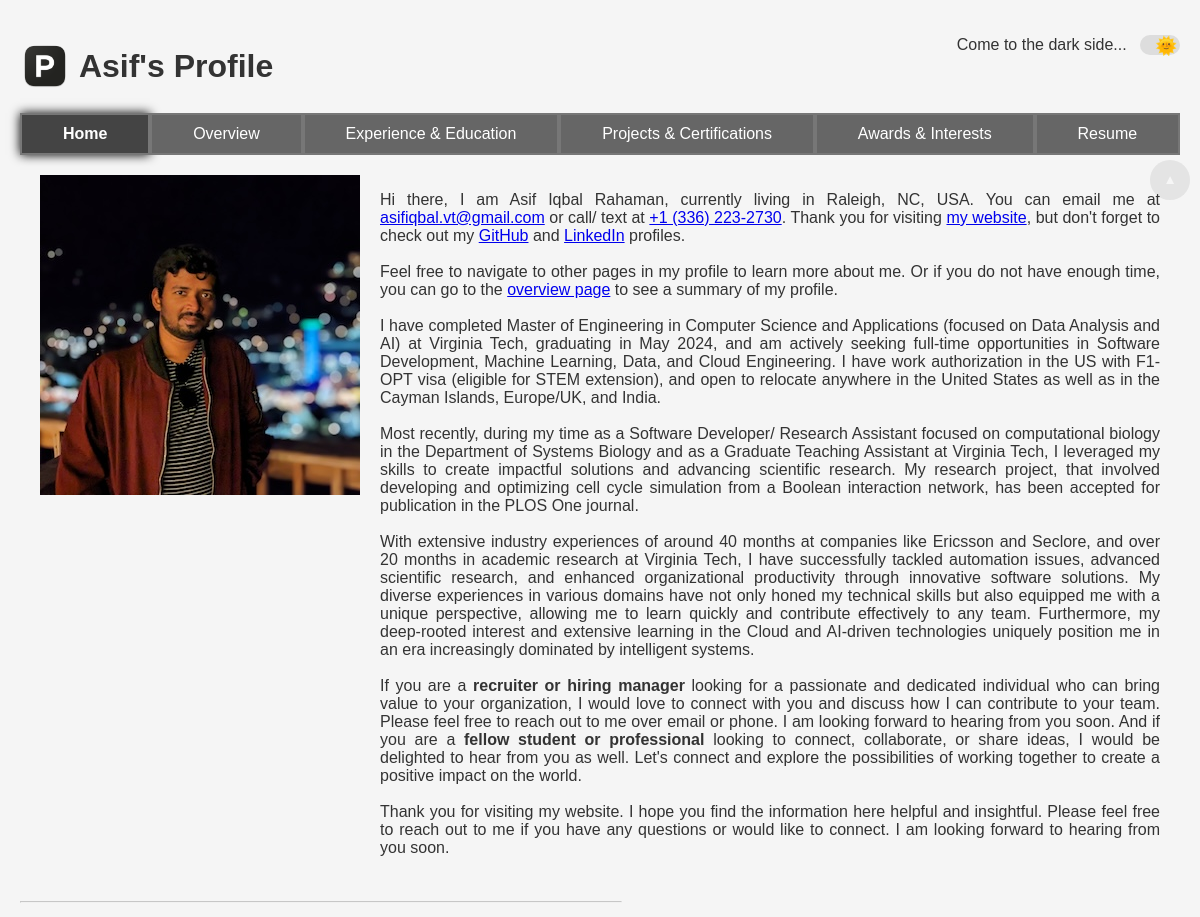
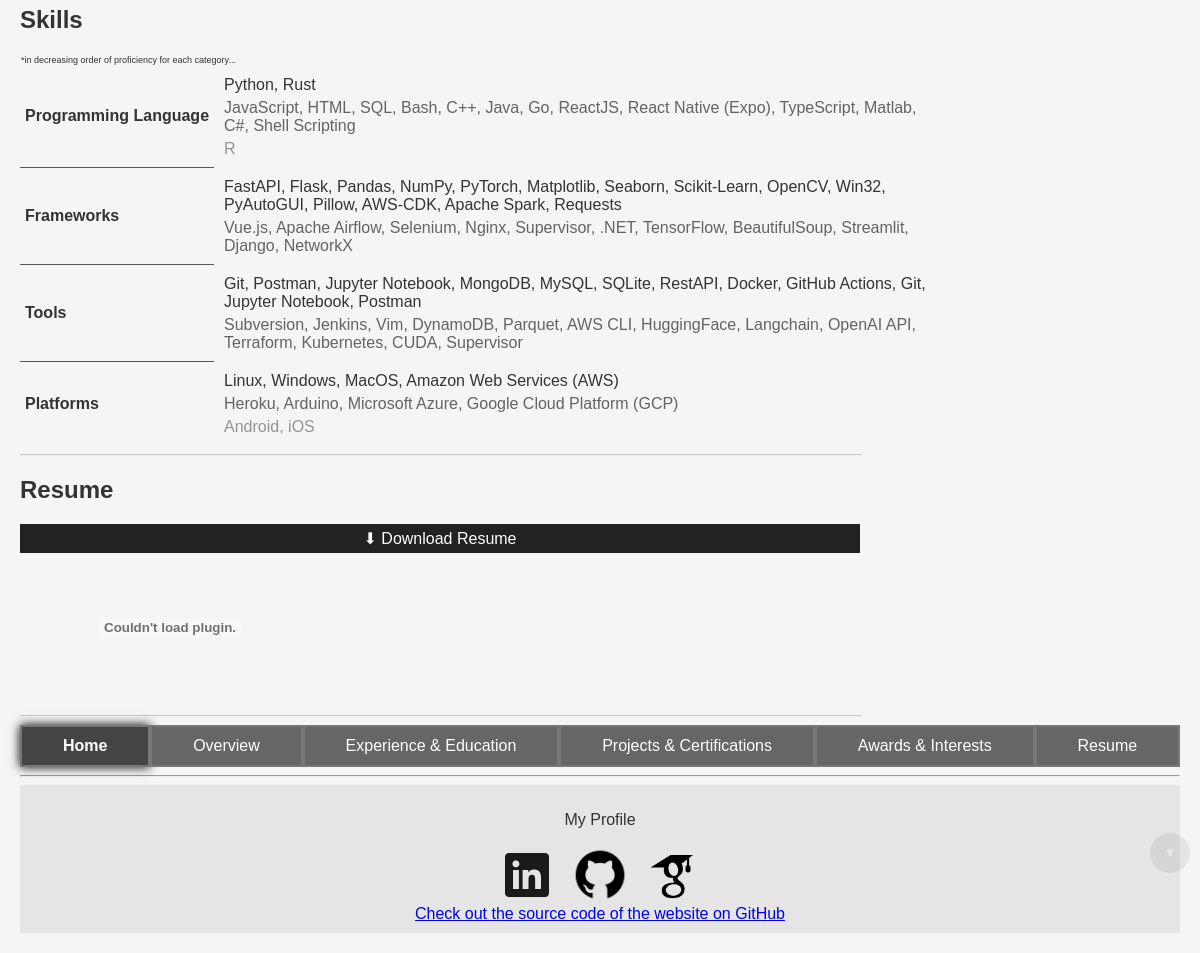
The page / on the database its author committed (2 pictures, top to bottom).
### src/data/models.py (models this page shows)
class BasicInfo(Base):
    __tablename__ = "basic_info"
    id = Column(Integer, primary_key=True, index=True)
    name = Column(String)
    email = Column(String, unique=True)
    phone = Column(String, unique=True)
    location = Column(String)
    website = Column(String)
    linkedin = Column(String)
    github = Column(String)
    intro = Column(String)
    education = relationship("Education", back_populates="user")
    experience = relationship("Experience", back_populates="user")
    skills = relationship("Skills", back_populates="user")
    projects = relationship("Projects", back_populates="user")
    certifications = relationship("Certifications", back_populates="user")
    honors_and_awards = relationship("HonorsAndAwards", back_populates="user")
    interests = relationship("Interests", back_populates="user")
    resume = relationship("Resume", back_populates="user")

class Skills(Base):
    __tablename__ = "skills"
    id = Column(Integer, primary_key=True, index=True)
    skill = Column(String)
    subcategory = Column(String)
    proficiency = Column(String)
    fk_user = Column(Integer, ForeignKey("basic_info.id"))
    user = relationship("BasicInfo", back_populates="skills")

class Resume(Base):
    __tablename__ = "resume"
    id = Column(Integer, primary_key=True, index=True)
    file_path = Column(String)
    is_latest = Column(Boolean)
    fk_user = Column(Integer, ForeignKey("basic_info.id"))
    user = relationship("BasicInfo", back_populates="resume")

### src/web/routes.py (the view)
@router.get("/", name="home", response_class=HTMLResponse)
def send_home(request: Request, db: Session = Depends(db_init.get_db)):
    basic_info = db_ops.filter_data_with_id(db, table_name="basic_info", lookup_id=1)
    user_filter = {"fk_user": basic_info.id}
    skills = db_ops.filter_data_from_table(db, table_name="skills", lookup_filter=user_filter)
    resume = db_ops.filter_data_from_table(db, table_name="resume", lookup_filter=user_filter | {"is_latest": 1})
    return templates.TemplateResponse(
        "index.html",
        {
            "request": request,
            "current_page": "home",
            "basic_info": basic_info,
            "skills": arrange_skills(skills),
            "resume": resume,
        },
    )

### templates/index.html
{% extends "base.html" %}
{% block heading %}
    {{ basic_info.name.split(" ")[0] }}'s Profile
{% endblock %}
{% block content %}
    <div class="main-content">
        <section id="intro">
            <div class="profile-section">
                <div class="profile-image">
                    <a target="_self" href="{{ url_for('overview') }}" class="image-link">
                        <img src="{{ url_for('static', path='image.webp') }}" alt="{{ basic_info.name }}">
                    </a>
                </div>
                <div class="profile-info">
                    <p>Hi there, I am {{ basic_info.name}}, currently living in {{ basic_info.location }}.
                        You can email me at <a href="mailto:"+{{ basic_info.email }}>{{ basic_info.email }}</a> or call/ text at <a href="tel:"+{{ basic_info.phone }}>{{ basic_info.phone }}</a>.
                        Thank you for visiting <a href="https://github.com/asif256000/my_personal_fast_website">my website</a>, but don't forget to check out my <a href="{{ basic_info.github }}">GitHub</a>
                        and <a href="{{ basic_info.linkedin }}">LinkedIn</a> profiles.
                        <br><br>
                        Feel free to navigate to other pages in my profile to learn more about me.
                        Or if you do not have enough time, you can go to the <a href="{{ url_for('overview') }}">overview page</a> to see a summary of my profile.
                        <br><br>
                        {{ basic_info.intro|safe }}
                    </p>
                </div>
            </div>
        </section>
        <hr class="section-divider">
        <section id="skills">
            <h2>Skills</h2>
                <table>
                <thead>
                    <tr>
                        <th colspan="2" style="text-align: left; font-weight: normal; font-size: xx-small; margin: 5px;">*in decreasing order of proficiency for each category...</th>
                    </tr>
                </thead>
                <tbody class="two-cols">
                    {% for skill_category, all_skills in skills.items() %}
                        {% set adv_skills = ", ".join(all_skills.get("Advanced", [])) %}
                        {% set int_skills = ", ".join(all_skills.get("Intermediate", [])) %}
                        {% set beg_skills = ", ".join(all_skills.get("Beginner", [])) %}
                        <tr>
                            <td style="{% if not loop.last %}border-bottom: 1px solid #555;{% endif %}"><b>{{ skill_category }}</b></td>
                            <td>
                                <p style="opacity: 1; margin: 5px;">{{ adv_skills }}</p>
                                <p style="opacity: 0.75; margin: 5px;">{{ int_skills }}</p>
                                <p style="opacity: 0.5; margin: 5px;">{{ beg_skills }}</p>
                            </td>
                        </tr>
                    {% endfor %}
                </tbody>
            </table>
        </section>
        <hr class="section-divider" style="max-width: 70vw;">
        <section id="resume">
            <h2>Resume</h2>
            {% set resume_path = resume[0].file_path %}
            <a href="{{ url_for('static', path=resume_path) }}" download class="download-link">Resume</a>
            <br>
            <object class="resume-container" data="{{ url_for('static', path= resume_path ) }}" type="application/pdf">
                <embed src="{{ url_for('static', path= resume_path ) }}" type="application/pdf">
            </object>
        </section>
        <hr class="section-divider" style="max-width: 70vw;">
    </div>
{% endblock %}

### static/base-style.css (style rules this page uses)
body { min-height: 100vh; display: flex; flex-direction: column; font-family: Arial, sans-serif; font-size: 1rem; margin: 0; padding: 20px; background-color: #f5f5f5; color: #333; transition: background-color 0.3s ease, color 0.3s ease; }
h1, h2, h3, h4 { color: #333; }
h2 { font-size: 1.5rem; }
.section-divider { max-width: 50vw; margin-left: 0; opacity: 0.5; }
img { max-width: 100%; height: auto; display: block; margin: 0 auto; }
p { font-size: 1rem; }
.download-link { display: inline-block; width: 70vw; padding: 5px 0px; text-align: center; background-color: #222; color: #fff; text-decoration: none; transition: background-color 0.3s ease; }
.download-link::before { content: "⬇ Download "; }
.image-link { display: inline-block; }
.resume-container { width: 70vw; height: 80vh; }
.profile-section { display: flex; flex-wrap: wrap; padding: 10px; }
.profile-image { flex: 0 0 auto; padding: 10px; }
.profile-image img { max-width: 100%; height: auto; display: block; }
.profile-info { flex: 1 1 60vw; padding: 10px; text-align: justify; }

### static/table-styles.css (style rules this page uses)
table { border-spacing: 0; border-collapse: collapse; }
.two-cols td { max-width: 20vw; padding: 5px; }
.two-cols td:nth-child(2) { max-width: 60vw; }
.two-cols tr, .detailed-two-cols tr, .equal-two-cols tr, .inverted-two-cols tr, .three-cols tr { padding: 10px; }
td { word-wrap: break-word; }

### rows shown on the page
BasicInfo: name "Asif", name "Asif Iqbal Rahaman", location "Raleigh, NC, USA", email "asifiqbal.vt@gmail.com", phone "+1 (336) 223-2730", intro "I have completed Master of Engineering in Computer Science and Applications (focused on Data Analysis and AI) at Virginia Tech, graduating in May 2024, and am actively seeking full-time opportunities in Software Development, Machine Learning, Data, and Cloud Engineering. I have work authorization in the US with F1-OPT visa (eligible for STEM extension), and open to relocate anywhere in the United States as well as in the Cayman Islands, Europe/UK, and India. Most recently, during my time as a Software Developer/ Research Assistant focused on computational biology in the Department of Systems Biology and as a Graduate Teaching Assistant at Virginia Tech, I leveraged my skills to create…"
Skills: subcategory "Programming Language", adv_skills "Python, Rust", int_skills "JavaScript, HTML, SQL, Bash, C++, Java, Go, ReactJS, React Native (Expo), TypeScript, Matlab, C#, Shell Scripting", beg_skills "R"
Skills: subcategory "Frameworks", adv_skills "FastAPI, Flask, Pandas, NumPy, PyTorch, Matplotlib, Seaborn, Scikit-Learn, OpenCV, Win32, PyAutoGUI, Pillow, AWS-CDK, Apache Spark, Requests", int_skills "Vue.js, Apache Airflow, Selenium, Nginx, Supervisor, .NET, TensorFlow, BeautifulSoup, Streamlit, Django, NetworkX"
Skills: subcategory "Tools", adv_skills "Git, Postman, Jupyter Notebook, MongoDB, MySQL, SQLite, RestAPI, Docker, GitHub Actions, Git, Jupyter Notebook, Postman", int_skills "Subversion, Jenkins, Vim, DynamoDB, Parquet, AWS CLI, HuggingFace, Langchain, OpenAI API, Terraform, Kubernetes, CUDA, Supervisor"
Skills: subcategory "Platforms", adv_skills "Linux, Windows, MacOS, Amazon Web Services (AWS)", int_skills "Heroku, Arduino, Microsoft Azure, Google Cloud Platform (GCP)", beg_skills "Android, iOS"
